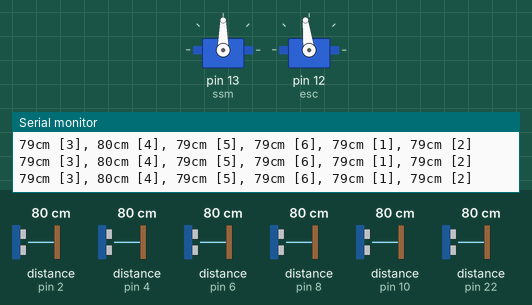
Simulated run of this sketch. Board: Arduino Mega 2560, built with avr-gcc and run on an emulated ATmega2560. Parts: 2 × servo, the last lines printed to the serial monitor. Wiring (inferred from the names in the program): 6 × ultrasonic range finder: trigger pin 3, echo pin 2 / trigger pin 5, echo pin 4 / trigger pin 7, echo pin 6 / trigger pin 9, echo pin 8 / trigger pin 11, echo pin 10 / trigger pin 23, echo pin 22. Inputs (shaded band) come from the test bench; at power-on: distance to the obstacle (sensors on pin 2, pin 6, pin 4, pin 8, pin 10, pin 22) 80 cm. The echo pulse lasts 58.3 µs per cm.

Above: at 2.2 s.
2.3 s: distance to the obstacle (sensor on pin 2) set to 63 cm
5.3 s: distance to the obstacle (sensor on pin 2) set to 55 cm
At 6.0 s:
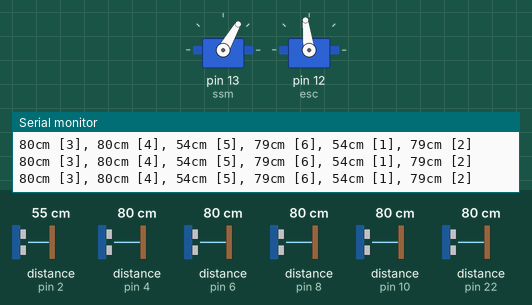
7.0 s: distance to the obstacle (sensor on pin 6) set to 64 cm
10.0 s: distance to the obstacle (sensor on pin 6) set to 57 cm
At 10.9 s:
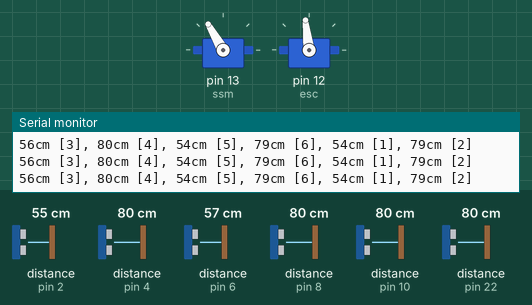
13.0 s: distance to the obstacle (sensor on pin 4) set to 72 cm
At 14.2 s:
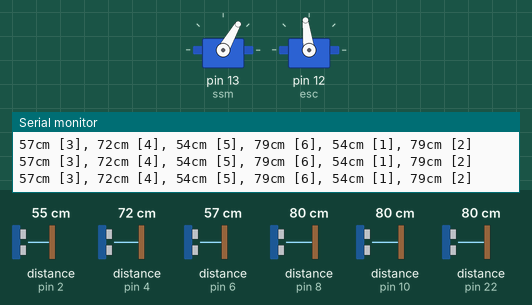
Timing chart, 0 to 16.0 s (numbered marks = the images above; inputs shaded):
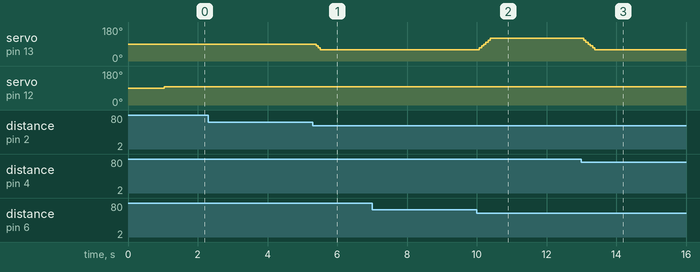

The sketch:

draft_v1.ino
```cpp
#include <Servo.h>
#include <math.h>

// NEW
#define trigPin1 11  // Trig for sensor 1 ()
#define echoPin1 10  // Echo for sensor 1 ()
#define trigPin2 9   // Trig for sensor 2 ()
#define echoPin2 8   // Echo for sensor 2 ()
#define trigPin3 7   // Trig for sensor 3 ()
#define echoPin3 6   // Echo for sensor 3 ()
#define trigPin4 5   // Trig for sensor 4 ()
#define echoPin4 4   // Echo for sensor 4 ()
#define trigPin5 3   // Trig for sensor 5 ()
#define echoPin5 2   // Echo for sensor 5 ()
#define trigPin6 23  // Trig for sensor 6 ()
#define echoPin6 22  // Echo for sensor 6

#define drivePin 12
#define steerPin 13

Servo ssm; //define that ssm (steering servo motor) is a servo
Servo esc; //define that esc is (similar to) a servo

Servo steeringServo;
int currentSteeringAngle = 90;
int minSteeringAngle = 60;
int maxSteeringAngle = 120;
int steeringSensitivity = 10;

int backMotorSpeed = 200;

void setup() {
  pinMode(trigPin1, OUTPUT);  //Set the trigPin1 as output
  pinMode(echoPin1, INPUT);   //Set the echoPin1 as input
  pinMode(trigPin2, OUTPUT);  //Set the trigPin2 as output
  pinMode(echoPin2, INPUT);   //Set the echoPin2 as input
  pinMode(trigPin3, OUTPUT);  //Set the trigPin3 as output
  pinMode(echoPin3, INPUT);   //Set the echoPin3 as input
  pinMode(trigPin4, OUTPUT);  //Set the trigPin4 as output
  pinMode(echoPin4, INPUT);   //Set the echoPin4 as input
  pinMode(trigPin5, OUTPUT);  //Set the trigPin5 as output
  pinMode(echoPin5, INPUT);   //Set the echoPin5 as input
  pinMode(trigPin6, OUTPUT);  //Set the trigPin6 as output
  pinMode(echoPin6, INPUT);   //Set the echoPin6 as input

  ssm.attach(13); //define that ssm is connected at pin 12, steering
  esc.attach(12); //define that esc is connected at pin 13, driving

  //****************** Vehicle Initialization ********************//
  //***************** Do not change below part *****************//
  esc.write(90);
  delay(1000);
  //***************** Do not change above part *****************//
  Serial.begin(9600); // Starts the serial communication, Serial communications at 57600 bps
}

void loop() {
  adjustSteering();
}

long getDistance(int triggerPin, int echoPin) {
  digitalWrite(triggerPin, LOW);
  delayMicroseconds(2);
  digitalWrite(triggerPin, HIGH);
  delayMicroseconds(10);
  digitalWrite(triggerPin, LOW);

  long duration = pulseIn(echoPin, HIGH);
  long distance = duration / 58.2;

  return distance;
}

void adjustSteering() {
  long pin3Distance = getDistance(trigPin3, echoPin3);
  long pin4Distance = getDistance(trigPin4, echoPin4);
  long pin5Distance = getDistance(trigPin5, echoPin5);
  long pin6Distance = getDistance(trigPin6, echoPin6);
  long pin1Distance = getDistance(trigPin1, echoPin1);
  long pin2Distance = getDistance(trigPin2, echoPin2);

  // Debug
  Serial.print(pin3Distance);
  Serial.print("cm [3], ");
  Serial.print(pin4Distance);
  Serial.print("cm [4], ");
  Serial.print(pin5Distance);
  Serial.print("cm [5], ");
  Serial.print(pin6Distance);
  Serial.print("cm [6], ");
  Serial.print(pin5Distance);
  Serial.print("cm [1], ");
  Serial.print(pin6Distance);
  Serial.print("cm [2]");
  Serial.println();

  int frontDistanceDiff = pin3Distance - pin4Distance;
  int rightDistanceDiff = pin5Distance - pin6Distance;
  int leftDistanceDiff = pin1Distance - pin2Distance;

  // Obstacle at front left
  if (frontDistanceDiff < -20) {
    currentSteeringAngle = constrain(currentSteeringAngle + steeringSensitivity, minSteeringAngle, maxSteeringAngle);
  }
  // Obstacle at front right
  else if (frontDistanceDiff > 20) {
    currentSteeringAngle = constrain(currentSteeringAngle - steeringSensitivity, minSteeringAngle, maxSteeringAngle);
  }
  // Obstacle at right
  else if (rightDistanceDiff < -20) {
    currentSteeringAngle = constrain(currentSteeringAngle - steeringSensitivity, minSteeringAngle, maxSteeringAngle);
  }
  // Obstacle at left
  else if (leftDistanceDiff > 20) {
    currentSteeringAngle = constrain(currentSteeringAngle + steeringSensitivity, minSteeringAngle, maxSteeringAngle);
  }

  esc.write(97);
  ssm.write(currentSteeringAngle);
}
```

Measured:
- the behaviour switches between 60 and 59 cm on distance to the obstacle (sensor on pin 2) (found by bisection; images 0 and 1)
- the behaviour switches between 60 and 59 cm on distance to the obstacle (sensor on pin 6) (found by bisection; images 1 and 2)
- the behaviour switches between 77 and 76 cm on distance to the obstacle (sensor on pin 4) (found by bisection; images 2 and 3)
- after the input at 5.3 s, servo on pin 13 (ssm): 90° → 80° after 0.09 s, → 70° 0.06 s later, → 60° 0.06 s later
- after the input at 10.0 s, servo on pin 13 (ssm): moves from 60° to 120° over 0.31 s, starting after 0.07 s
- after the input at 13.0 s, servo on pin 13 (ssm): moves from 120° to 60° over 0.31 s, starting after 0.07 s
